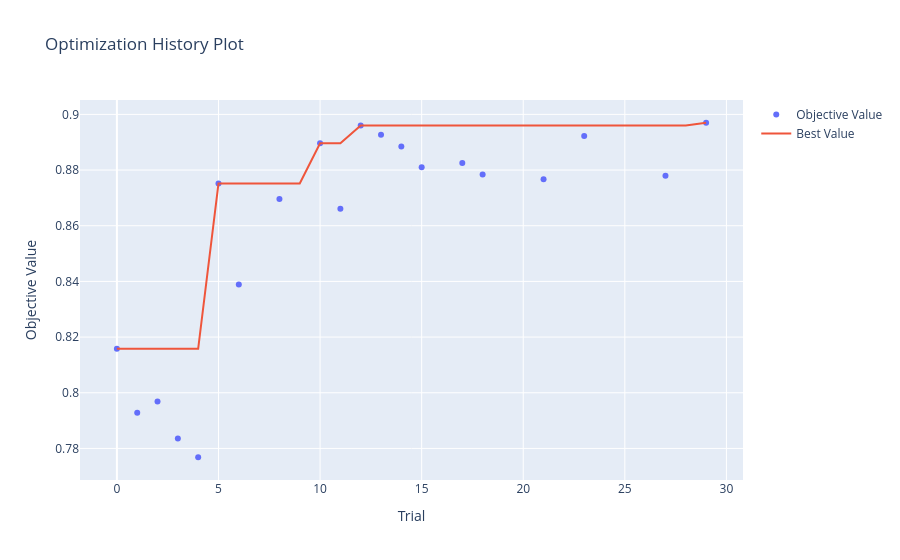
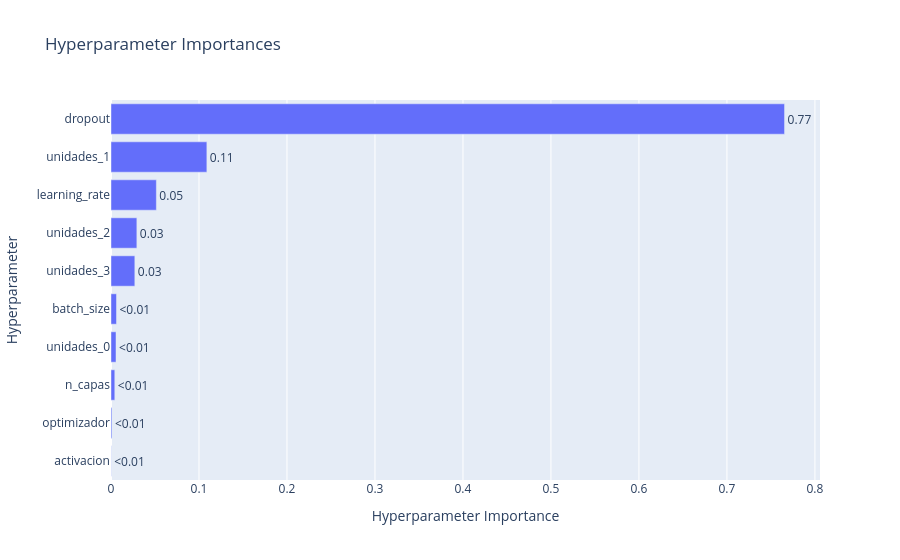

Notebook cell for these charts, in order:
### Code cell
optuna.visualization.plot_optimization_history(study).show()
optuna.visualization.plot_param_importances(study).show()

### Figure 1 — Plotly figure (JSON) as saved in the notebook; plotly's stock layout.template omitted (floating-point values rounded to 4 significant figures)
{"data": [{"mode": "markers", "name": "Objective Value", "type": "scatter", "x": [0, 1, 2, 3, 4, 5, 6, 8, 10, 11, 12, 13, 14, 15, 17, 18, 21, 23, 27, 29], "y": [0.8158, 0.7928, 0.7969, 0.7836, 0.7768, 0.8752, 0.8389, 0.8696, 0.8896, 0.8661, 0.896, 0.8927, 0.8885, 0.881, 0.8826, 0.8784, 0.8767, 0.8922, 0.878, 0.897]}, {"mode": "lines", "name": "Best Value", "type": "scatter", "x": [0, 1, 2, 3, 4, 5, 6, 7, 8, 9, 10, 11, 12, 13, 14, 15, 16, 17, 18, 19, 20, 21, 22, 23, 24, 25, 26, 27, 28, 29], "y": [0.8158, 0.8158, 0.8158, 0.8158, 0.8158, 0.8752, 0.8752, 0.8752, 0.8752, 0.8752, 0.8896, 0.8896, 0.896, 0.896, 0.896, 0.896, 0.896, 0.896, 0.896, 0.896, 0.896, 0.896, 0.896, 0.896, 0.896, 0.896, 0.896, 0.896, 0.896, 0.897]}, {"marker": {"color": "#cccccc"}, "mode": "markers", "name": "Infeasible Trial", "showlegend": false, "type": "scatter", "x": [], "y": []}], "layout": {"title": {"text": "Optimization History Plot"}, "xaxis": {"title": {"text": "Trial"}}, "yaxis": {"title": {"text": "Objective Value"}}}}

### Figure 2 — Plotly figure (JSON) as saved in the notebook; plotly's stock layout.template omitted (floating-point values rounded to 4 significant figures)
{"data": [{"cliponaxis": false, "hovertemplate": ["activacion (CategoricalDistribution): 0.00022374314355612184<extra></extra>", "optimizador (CategoricalDistribution): 0.0010493379988486264<extra></extra>", "n_capas (IntDistribution): 0.00430312023995962<extra></extra>", "unidades_0 (IntDistribution): 0.005717387092215555<extra></extra>", "batch_size (CategoricalDistribution): 0.006236644546938221<extra></extra>", "unidades_3 (IntDistribution): 0.027082973109604117<extra></extra>", "unidades_2 (IntDistribution): 0.029393471877961055<extra></extra>", "learning_rate (FloatDistribution): 0.05155343828912474<extra></extra>", "unidades_1 (IntDistribution): 0.10895997902311216<extra></extra>", "dropout (FloatDistribution): 0.7654799046786799<extra></extra>"], "name": "Objective Value", "orientation": "h", "text": ["<0.01", "<0.01", "<0.01", "<0.01", "<0.01", "0.03", "0.03", "0.05", "0.11", "0.77"], "textposition": "outside", "type": "bar", "x": [0.0002237, 0.001049, 0.004303, 0.005717, 0.006237, 0.02708, 0.02939, 0.05155, 0.109, 0.7655], "y": ["activacion", "optimizador", "n_capas", "unidades_0", "batch_size", "unidades_3", "unidades_2", "learning_rate", "unidades_1", "dropout"]}], "layout": {"title": {"text": "Hyperparameter Importances"}, "xaxis": {"title": {"text": "Hyperparameter Importance"}}, "yaxis": {"title": {"text": "Hyperparameter"}}}}
